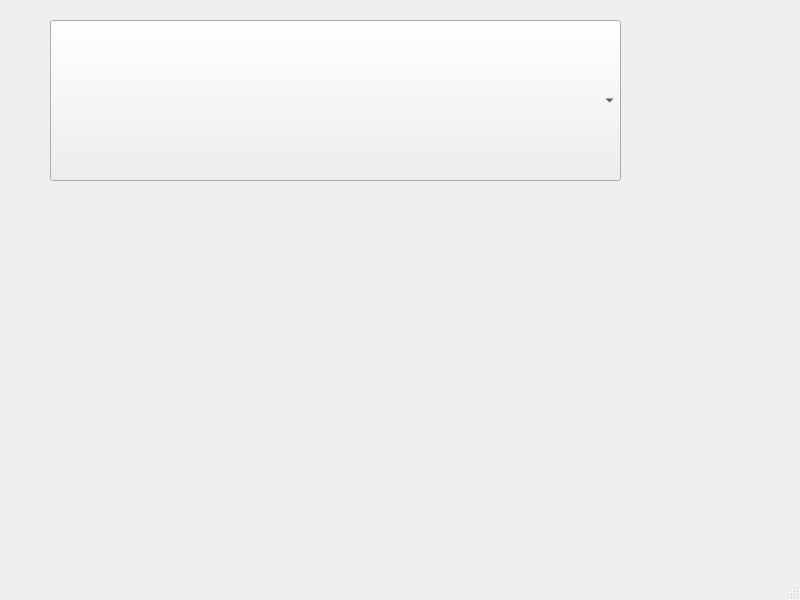
<?xml version="1.0" encoding="UTF-8"?>
<ui version="4.0">
 <class>MainWindow</class>
 <widget class="QMainWindow" name="MainWindow">
  <property name="geometry">
   <rect>
    <x>0</x>
    <y>0</y>
    <width>800</width>
    <height>600</height>
   </rect>
  </property>
  <property name="windowTitle">
   <string>MainWindow</string>
  </property>
  <widget class="QWidget" name="centralwidget">
   <widget class="QComboBox" name="comboBox_usb">
    <property name="geometry">
     <rect>
      <x>50</x>
      <y>20</y>
      <width>571</width>
      <height>161</height>
     </rect>
    </property>
   </widget>
  </widget>
  <widget class="QMenuBar" name="menubar">
   <property name="geometry">
    <rect>
     <x>0</x>
     <y>0</y>
     <width>800</width>
     <height>22</height>
    </rect>
   </property>
  </widget>
  <widget class="QStatusBar" name="statusbar"/>
 </widget>
 <resources/>
 <connections/>
</ui>
